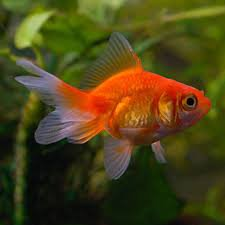
#> input picture example_imgs/0b1c90f603.jpg, 225 x 225 px
$ python -i data_augmentation.py   (imports and definitions only)
#> lines starting #> are read from the running program, lines starting #| are printed output that depends on the picture; after the words box and inside, x2 and y2 are one past the last pixel; in counts of white or black regions, pixels touching at a corner belong together
#> further down, picture is the input picture: shape (225, 225, 3); mean B, G, R 23.8, 67.3, 77.6
import cv2
import math
import numpy as np
import itertools
import random
from utils import getTransformacoes
import os

# [73 lines left out: functions process_points, get_points_text, fill_poly, fill_poly_points, not called in this run]


def get_contornos_poly_yolo_format(img: np.ndarray) -> str:
    """
    Pega os contornos do threshold e converte em poligonos.
    Arguments:
        img: np.ndarray
    Returns:
        retorna um str no formato yolo
    """
    image = np.copy(img)
    img_gray = cv2.cvtColor(image, cv2.COLOR_BGR2GRAY)
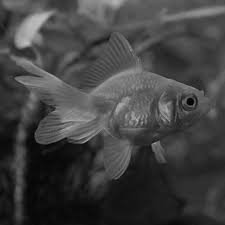
#> img_gray: shape (225, 225); min 1, max 189, mean 65.4
    # Procurar arestas
    edged = cv2.Canny(img_gray, 100,
                      200)  # 100 -> Limite Mínimo; 200 -> Limite superior; Geralmente fica 127 gray scale
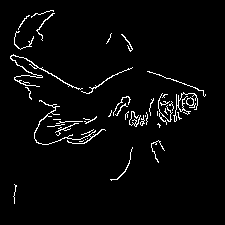
#> edged: shape (225, 225); 3.3% white in thin lines or dots, all inside (x1, y1, x2, y2) = (10, 10, 206, 204)
    contornos, _ = cv2.findContours(edged, cv2.RETR_EXTERNAL, cv2.CHAIN_APPROX_NONE)
#> contornos = 42 contours, 38 with area under 20; largest, box (x1, y1, x2, y2) and area: (10, 54, 83, 90) 56, (186, 97, 196, 108) 45, (34, 100, 106, 145) 44, (173, 92, 198, 122) 27

    contornos = list(itertools.chain.from_iterable(contornos))
#> contornos = 2573 items, first 6: [[14, 184]], [[15, 185]], [[15, 186]], [[15, 187]], [[15, 188]], [[15, 189]]
    h, w, _ = image.shape
#> h = 225; w = 225
    yolo_format = ["0"] + [f"{i[0][0] / w} {i[0][1] / h}" for i in contornos]
#> yolo_format = 2574 items
    list_text = " ".join(yolo_format).split(" ")
    return " ".join(list_text)


# [143 lines left out: functions salvar_contorno_amostra, selectFunction, data_argumentation, not called in this run]

>>> import cv2
>>> picture = cv2.imread('../example_imgs/0b1c90f603.jpg')
>>> result = get_contornos_poly_yolo_format(picture)

$ run again, on example_imgs/322f17ca6d.jpg
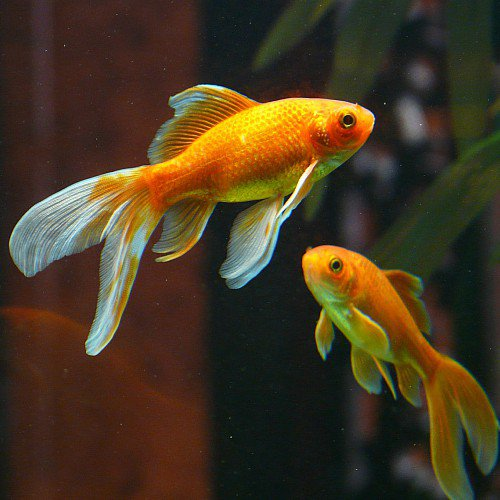
#> input picture example_imgs/322f17ca6d.jpg, 500 x 500 px
#> picture is the input picture: shape (500, 500, 3); mean B, G, R 34.1, 56.4, 70.8
#> in get_contornos_poly_yolo_format, `img_gray = cv2.cvtColor(image, cv2.COLOR_BGR2GRAY)`:
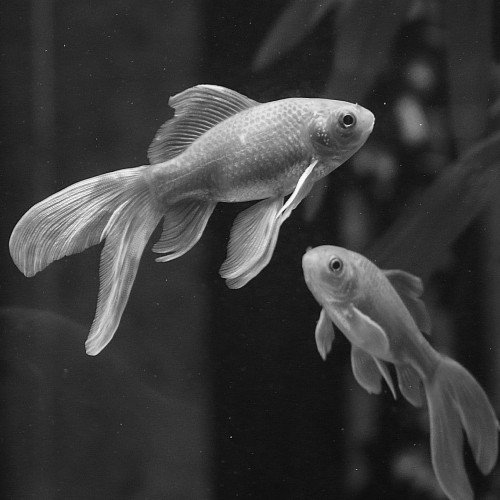
#> img_gray: shape (500, 500); min 2, max 254, mean 58.1
#> in get_contornos_poly_yolo_format, `edged = cv2.Canny(img_gray, 100, 200)`:
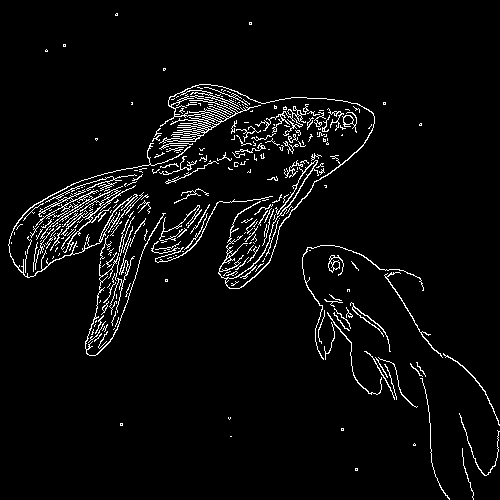
#> edged: shape (500, 500); 4.3% white in thin lines or dots
#> in get_contornos_poly_yolo_format, `contornos, _ = cv2.findContours(edged, cv2.RETR_EXTERNAL, cv2.CHAIN_AP..`: contornos = 296 contours, 274 with area under 20; largest, box (x1, y1, x2, y2) and area: (159, 84, 375, 289) 764, (35, 174, 137, 253) 580, (8, 143, 191, 278) 208, (255, 104, 309, 133) 110, (328, 255, 344, 276) 102
#> in get_contornos_poly_yolo_format, `contornos = list(itertools.chain.from_iterable(contornos))`: contornos = 16103 items, first 6: [[355, 468]], [[355, 469]], [[355, 470]], [[356, 470]], [[357, 470]], [[357, 469]]
#> yolo_format = 16104 items, first 6: '0', '0.71 0.936', '0.71 0.938', '0.71 0.94', '0.712 0.94', '0.714 0.94'
